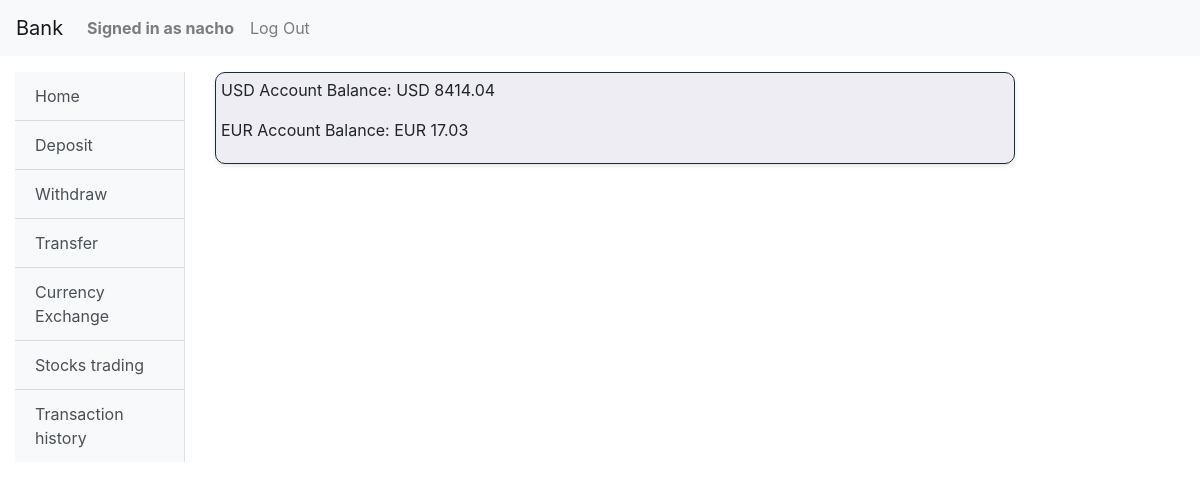
/ (signed in), run on an earlier commit of the app's database.
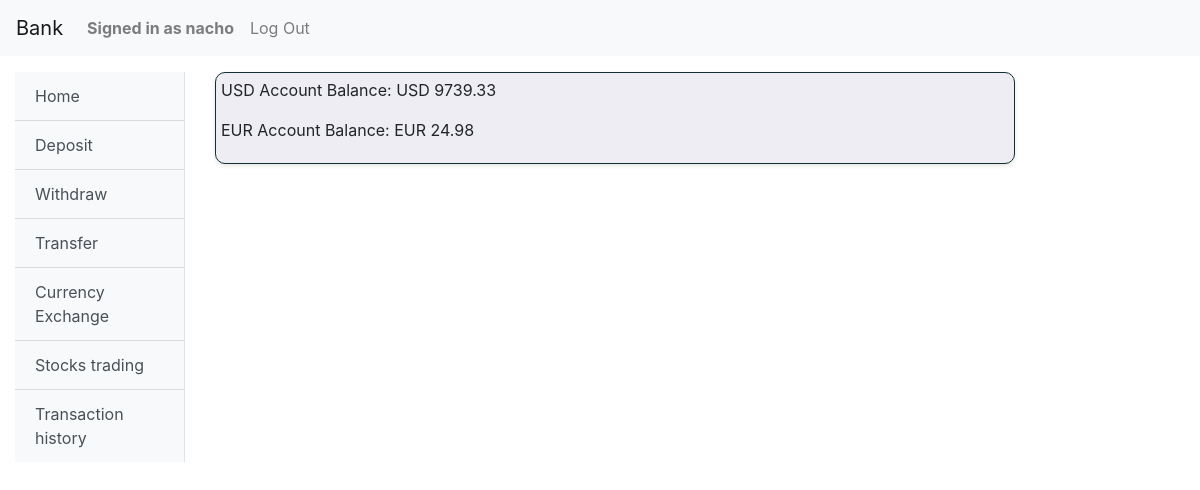
And on a later commit of the database.
### bank/models.py (models this page shows)
class User(AbstractUser):
    usd_account = models.DecimalField(decimal_places=2, max_digits=16, default=0)
    eur_account = models.DecimalField(decimal_places=2, max_digits=16, default=0)
    account_number = models.CharField(max_length=12, unique=True)

### bank/views.py (the view)
# urls.py: path("", views.index, name="index"),
def index(request):
    if request.user.is_authenticated:
        user= request.user
        usd_account = user.usd_account
        eur_account = user.eur_account
        transactions = user.transactions.all().order_by('-timestamp')[:5]
        return render(request, "bank/index.html",{'usd_account': usd_account,
                                                   'eur_account': eur_account,
                                                   'transactions': transactions})
    else:
        return  HttpResponseRedirect(reverse('login'))

### bank/templates/bank/index.html
{% extends "bank/layout.html" %}
{% block body %}
    <div class="account-balance">
        <p>USD Account Balance: USD {{usd_account}}</p>
        <p>EUR Account Balance: EUR {{eur_account}}</p>
    </div>
{% endblock %}

### bank/templates/bank/layout.html (shortened to what this page needs)
{% load static %}
<!DOCTYPE html>
<html lang="en">
    <head>
        <link rel="stylesheet" href="https://stackpath.bootstrapcdn.com/bootstrap/4.4.1/css/bootstrap.min.css">
        <link href="{% static 'bank/styles.css' %}" rel="stylesheet">
    </head>
    <body>
        <nav class="navbar navbar-expand-lg navbar-light bg-light">
            <a class="navbar-brand" href="#">Bank</a>
            <div>
              <ul class="navbar-nav mr-auto">
                {% if user.is_authenticated %}
                    <li class="nav-item">
                        <a class="nav-link" href="#"><strong>Signed in as {{ user.username }}</strong></a>
                    </li>
                {% endif %}
                {% if user.is_authenticated %}
                    <li class="nav-item">
                        <a class="nav-link" href="{% url 'logout' %}">Log Out</a>
                    </li>
                {% endif %}
              </ul>
            </div>
          </nav>
          <div class="container-fluid mt-3">
            <div class="row">
                {% if user.is_authenticated %}
                <div class="col-md-2">
                    <div class="bg-light border-right" id="sidebar-wrapper">
                        <div class="list-group list-group-flush">
                            <a href="{% url 'index' %}" class="list-group-item list-group-item-action bg-light">Home</a>
                            <a href="{% url 'deposit' %}" class="list-group-item list-group-item-action bg-light">Deposit</a>
                            <a href="{% url 'withdraw' %}" class="list-group-item list-group-item-action bg-light">Withdraw</a>
                            <a href="{% url 'transfer' %}" class="list-group-item list-group-item-action bg-light">Transfer</a>
                            <a href="{% url 'eur_exchange' %}" class="list-group-item list-group-item-action bg-light">Currency Exchange</a>
                            <a href="{% url 'stocks' %}" class="list-group-item list-group-item-action bg-light">Stocks trading</a>
                            <a href="{% url 'history' %}" class="list-group-item list-group-item-action bg-light">Transaction history</a>
                        </div>
                    </div>
                </div>
                {% endif %}
                <div class="col-md-10">
                    <div class="body">
                        {% block body %}
                        {% endblock %}
                    </div>
                </div>
            </div>
        </div>
    </body>
</html>

What changed in the data, as far as the page shows it:
changed User "nacho": usd_account "8414.04" → "9739.33"; eur_account "17.03" → "24.98"
